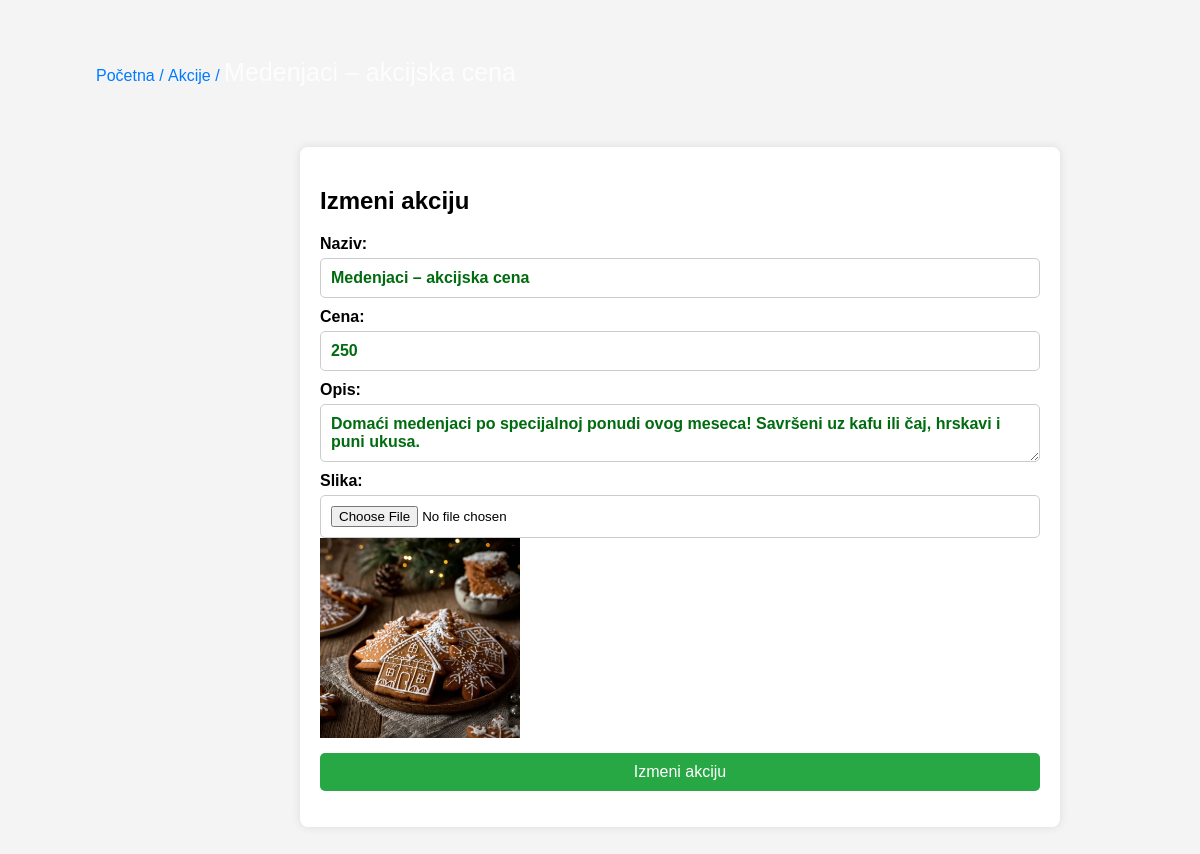
The page /admin/view/editAkciju.php?id=14 on the database its author committed.
### tables this page shows
CREATE TABLE IF NOT EXISTS `akcije` (
  `id` int(10) unsigned NOT NULL AUTO_INCREMENT,
  `proizvod_id` int(10) unsigned DEFAULT NULL,
  `naziv` varchar(128) NOT NULL,
  `opis` varchar(255) NOT NULL,
  `cena` double NOT NULL,
  `zalihe` int(11) NOT NULL,
  `slika` varchar(255) NOT NULL,
  PRIMARY KEY (`id`)
);

### admin/model/editAkcijuModel.php (called while the page is built, shortened)
<?php
include_once("../config/database.php");
if(isset($_GET["id"])){
$akcija_id = mysqli_real_escape_string($con, $_GET["id"]);
$query = "SELECT * FROM akcije WHERE id='$akcija_id'";
$query_run = mysqli_query($con, $query);
if ($query_run && mysqli_num_rows($query_run) > 0) {
    $akcija = mysqli_fetch_array($query_run);
} else {
    die("Greška: Akcija nije pronađena.");
}
}
?>

### admin/view/editAkciju.php (the view, shortened to what this page needs)
<?php
include "../model/editAkcijuModel.php";
?>
<html lang="en">
<head>
    <link rel="stylesheet" href="../public/dodajAkciju.css">
    <link rel="stylesheet" href="../public/breadcrumb.css">
</head>
<body>
    <div>
    <div aria-label="breadcrumb">
        <ol class="breadcrumb">
            <li class="breadcrumb-item"><a href="/Poslasticarnica/admin/admin-dashboard.php">Početna /</a></li>
            <li class="breadcrumb-item"><a href="/Poslasticarnica/admin/admin-dashboard.php?page=akcije">Akcije /</a></li>
            <li class="breadcrumb-item active" aria-current="page"><?= $akcija['naziv'] ?></li>
        </ol>
</div>
<div class="container">
    <h2 id="dodaj-akciju">Izmeni akciju</h2>
    <form action="../model/editAkcijutModel.php?id=<?=$akcija['id'] ?>" method="POST" enctype="multipart/form-data">
        <label for="naziv">Naziv:</label>
         <input type="text" name="naziv" value="<?= $akcija['naziv']?>">
        <label for="cena">Cena:</label>
        <input type="number" name="cena"  value="<?= $akcija['cena']?>">
        <label for="opis">Opis:</label>
        <textarea name="opis" type="text"><?= $akcija['opis'] ?></textarea>
        <label for="slika">Slika:</label>
        <input type="file" name="slika">
        <?php if (!empty($akcija['slika'])): ?>
                    <div>
                        <img src="/Poslasticarnica/<?= $akcija['slika'] ?>" alt="Trenutna slika" style="max-width: 200px; max-height: 200px;">
                    </div>
                <?php endif; ?>
        <button type="submit" name="edit-akciju">Izmeni akciju</button>
    </form>
</div>
</body>
</html>

### admin/public/dodajAkciju.css (style rules this page uses)
body { font-family: Arial, sans-serif; background-color: #f4f4f4; margin: 0; padding: 0; }
.container { width: 60%; margin: 50px 300px ; background: white; padding: 20px; box-shadow: 0px 0px 10px rgba(0, 0, 0, 0.1); border-radius: 8px; }
label { font-weight: bold; display: block; margin-top: 10px; }
input[type="text"], input[type="number"], textarea { font-weight: bold; font-size: medium; font-family: Arial, sans-serif; color: rgb(0, 107, 15); }
input[type="text"], input[type="email"], input[type="password"], input[type="number"], textarea, input[type="file"] { width: 100%; padding: 10px; margin-top: 5px; border: 1px solid #ccc; border-radius: 5px; }
button { width: 100%; padding: 10px; background-color: #28a745; color: white; border: none; cursor: pointer; font-size: 16px; margin-top: 15px; border-radius: 5px; }

### admin/public/breadcrumb.css (style rules this page uses)
.breadcrumb { margin: 3em; margin-left: 6em; background-color: transparent; padding: 10px 0; list-style: none; margin-bottom: 20px; }
.breadcrumb-item { display: inline; font-size: 1em; }
.breadcrumb-item a { color: #007bff; text-decoration: none; }
.breadcrumb-item.active { font-size: 25px; color: #fdfdfd; }

### rows shown on the page
akcije: naziv "Medenjaci – akcijska cena", cena "250", opis "Domaći medenjaci po specijalnoj ponudi ovog meseca! Savršeni uz kafu ili čaj, hrskavi i puni ukusa.", slika (picture)
